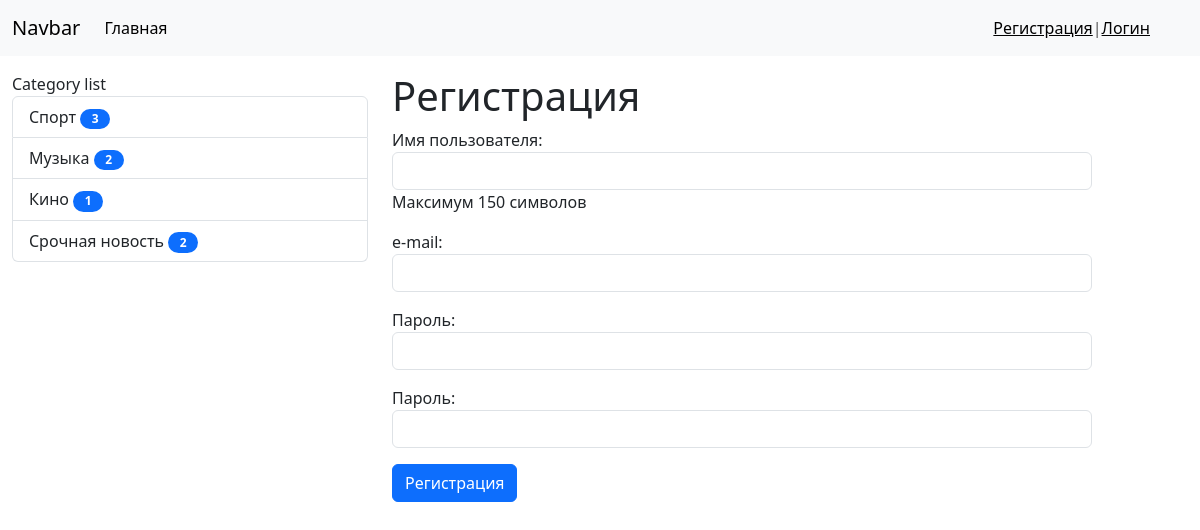
/news/news/register, run on the app's committed database.
### News/models.py (models this page shows)
class Category(models.Model):
    title = models.CharField(max_length=150, db_index=True, verbose_name = 'Категория')
    def get_absolute_url(self):
        return reverse_lazy('Category', kwargs={'category_id': self.id})
    class Meta:
        verbose_name = 'Категория'
        verbose_name_plural = 'Категории'
        ordering = ['title']

### News/views.py (the view)
# urls.py: path('news/register', register, name='Register'),
def register(request):
    if request.method == 'POST':
        form = UserRegisterForm(request.POST)
        if form.is_valid():
            form.save()
            messages.success(request, 'Аккаунт успешно зарегестирован')
            user = form.save()
            login(request, user)
        else:
            messages.error(request, 'Произошла ошибка')
    else:
        form = UserRegisterForm()
    return render(request, 'News/register.html', {'form': form})

### News/forms.py
class UserRegisterForm(UserCreationForm):
    username = forms.CharField(label='Имя пользователя', help_text='Максимум 150 символов', widget=forms.TextInput(attrs={'class': 'form-control'}))
    password1 = forms.CharField(label='Пароль', widget=forms.PasswordInput(attrs={'class': 'form-control'}))
    password2 = forms.CharField(label='Пароль', widget=forms.PasswordInput(attrs={'class': 'form-control'}))
    email = forms.EmailField(label='e-mail', widget=forms.EmailInput(attrs={'class': 'form-control'}))
    class Meta:
        model = User
        fields = ['username', 'email', 'password1', 'password2']

### News/templatetags/news_tags.py (called while the page is built)
@register.simple_tag(name='get_list_categories')
def get_list_categories():
    return Category.objects.all()

@register.inclusion_tag('news/list_categories.html')
def show_categories(arg1='Category', arg2='list'):
    categories = Category.objects.annotate(cnt=Count('news', filter=F('news__is_published'))).filter(cnt__gt=0)
    return {'categories': categories, 'arg1': arg1, 'arg2': arg2}

### News/templates/News/register.html (shortened to what this page needs)
{% extends 'base.html' %}
{% block sidebar %}
{% include 'inc/_sidebar.html' %}
{% endblock %}
{% block content %}
<h1>Регистрация</h1>
<form method="post" style="width: 700px">
  {{ form.as_p }}
  <button type="submit" class="btn btn-primary btn-block">Регистрация</button>
</form>
{% endblock %}

### News/templates/News/list_categories.html
{% load news_tags %}
<div class="list-group">
    {{ arg1 }} {{ arg2 }}
    {% for cat in categories %}
    <a href="{{ cat.get_absolute_url }}" class="list-group-item list-group-item-action">{{ cat.title }} <span
            class="badge bg-primary rounded-pill" style="width: 30px; color: white">{{ cat.cnt }}</span></a>
    {% endfor %}
</div>

### data on the page
Category: title "Спорт", cnt "3"
Category: title "Музыка", cnt "2"
Category: title "Кино", cnt "1"
Category: title "Срочная новость", cnt "2"

### other printed values
{{ arg1 }} "Category"
{{ arg2 }} "list"
